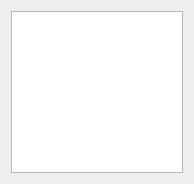
<?xml version="1.0" encoding="UTF-8"?>
<ui version="4.0">
 <class>describe_style_widget</class>
 <widget class="QWidget" name="describe_style_widget">
  <property name="geometry">
   <rect>
    <x>0</x>
    <y>0</y>
    <width>194</width>
    <height>184</height>
   </rect>
  </property>
  <property name="sizePolicy">
   <sizepolicy hsizetype="Expanding" vsizetype="Expanding">
    <horstretch>0</horstretch>
    <verstretch>0</verstretch>
   </sizepolicy>
  </property>
  <property name="maximumSize">
   <size>
    <width>177776</width>
    <height>177776</height>
   </size>
  </property>
  <property name="windowTitle">
   <string>DescribeTabWidget</string>
  </property>
  <layout class="QVBoxLayout" name="verticalLayout">
   <item>
    <widget class="QTextEdit" name="description_textEdit"/>
   </item>
  </layout>
 </widget>
 <resources/>
 <connections/>
</ui>
